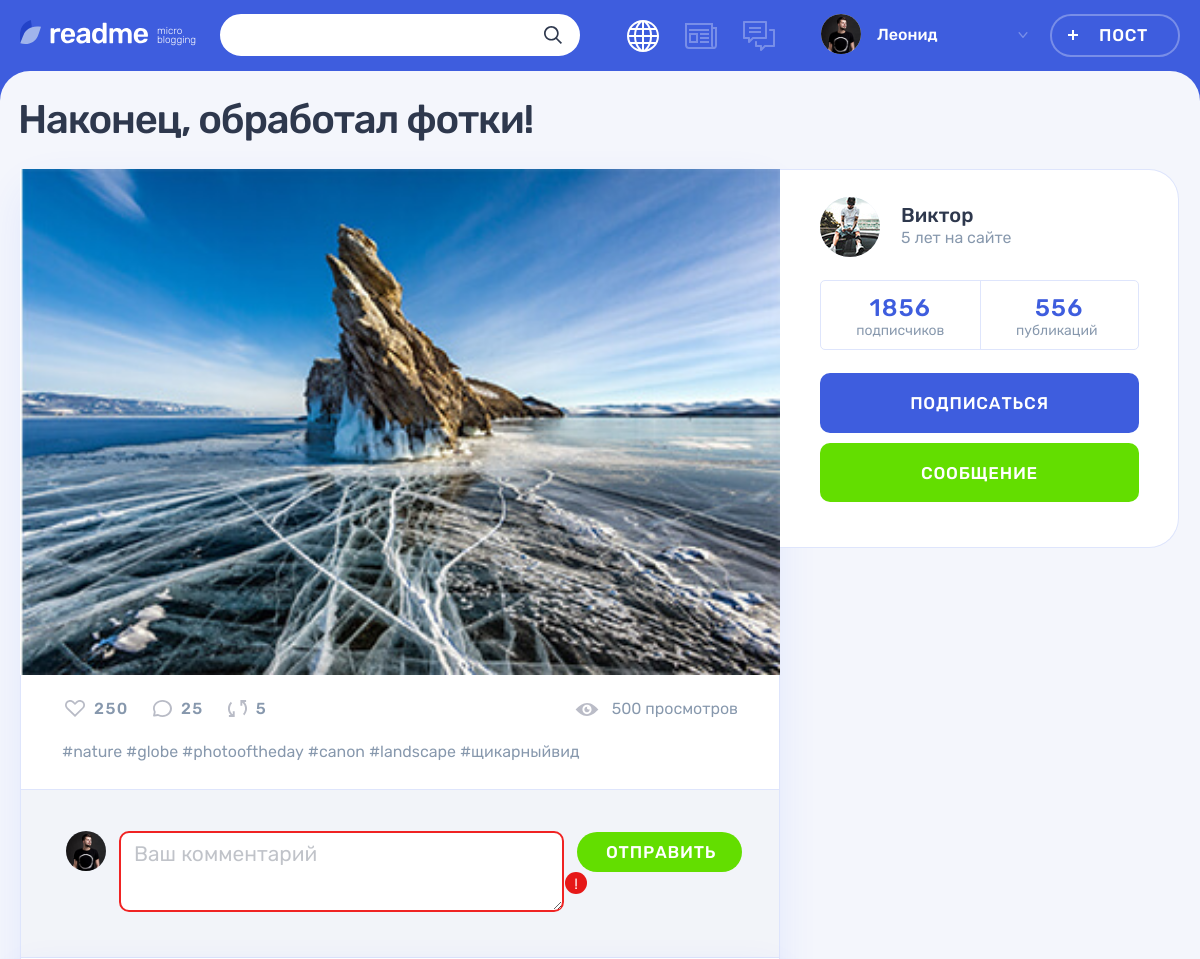
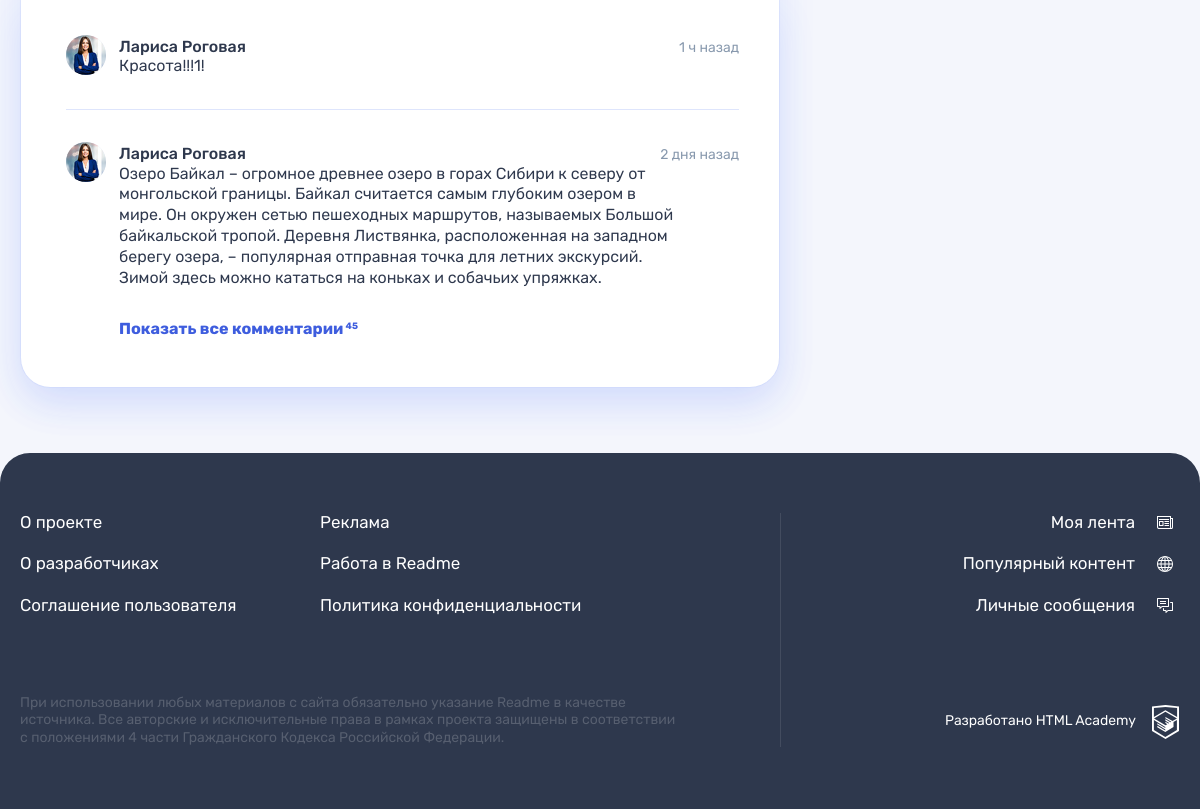
Page /post.php?post_id=3 on the committed database (2 pictures, top to bottom).
### tables this page shows
CREATE TABLE post (
    id INT AUTO_INCREMENT PRIMARY KEY,
    create_date datetime NOT NULL DEFAULT CURRENT_TIMESTAMP,
    heading char(64) NOT NULL,
    content text DEFAULT NULL,
    author_quote char(64) DEFAULT NULL,
    image char(255) DEFAULT NULL,
    video char(255) DEFAULT NULL,
    link char(255) DEFAULT NULL,
    number_views int(11) DEFAULT NULL,
    users_id int(11) NOT NULL,
    hash_id int(11) NOT NULL,
    type_content_id int(11) NOT NULL,
    FOREIGN KEY (users_id)  REFERENCES users (id),
    FOREIGN KEY (hash_id)  REFERENCES hash (id),
    FOREIGN KEY (type_content_id)  REFERENCES type_content (id)
);

CREATE TABLE users (
   id INT AUTO_INCREMENT PRIMARY KEY,
   registration_date TIMESTAMP DEFAULT CURRENT_TIMESTAMP,
   email VARCHAR(128) NOT NULL UNIQUE,
   name CHAR(255) NOT NULL,
   password CHAR(64) NOT NULL,
   avatar_path CHAR(255) NOT NULL
);

### helpers.php (called while the page is built, shortened)
<?php
function include_template($name, array $data = [])
{
    $name = 'templates/' . $name;
    extract($data);
    require $name;
    $result = ob_get_clean();
    return $result;
}

### post.php (the view, shortened to what this page needs)
<?php
require_once('helpers.php');
require_once('connection.php');
$is_auth = rand(0, 1);
$user_name = 'Леонид';
$title = 'Популярное';
$add_form = false;
$id = filter_input(INPUT_GET, 'post_id', FILTER_VALIDATE_INT);
$sql = 'SELECT p.id, p.heading, p.content, p.image, p.link, p.video, u.name, u.avatar_path, t.class_name
    FROM post p
    JOIN users u ON p.users_id = u.id
    JOIN type_content t ON p.type_content_id = t.id';
if ($id) {
    $sql .= ' WHERE p.id = ' . $id;
    $result = mysqli_query($con, $sql);
    $active_post = mysqli_fetch_array($result, MYSQLI_ASSOC);
}
$post_content = include_template("post-" . $active_post['class_name'] . ".php", ['content' => $active_post]);
$page_content = include_template('one-post.php',
    [
        'content' => $post_content,
        'post' => $active_post
    ]);
$layout_content = include_template('layout.php',
    [
        'content' => $page_content,
        'title' => $title,
        'user_name' => $user_name,
        'is_auth' => $is_auth,
        'add_form' => $add_form
    ]);
print($layout_content);

### templates/post-photo.php (shortened to what this page needs)
<div class="post-details__image-wrapper post-photo__image-wrapper">
    <img src="uploads/<?=$content['image'];?>" alt="Фото от пользователя" width="760" height="507">
</div>

### templates/one-post.php (shortened to what this page needs)
<!DOCTYPE html>
<main class="page__main page__main--publication">
    <div class="container">
        <h1 class="page__title page__title--publication"><?= $post['heading'] ?></h1>
        <section class="post-details">
            <div class="post-details__wrapper post-photo">
                <div class="post-details__main-block post post--details">
                    <?= $content ?>
                    <div class="post__indicators">
                        <div class="post__buttons">
                            <a class="post__indicator post__indicator--likes button" href="#" title="Лайк">
                                <svg class="post__indicator-icon" width="20" height="17">
                                    <use xlink:href="#icon-heart"></use>
                                </svg>
                                <span>250</span>
                            </a>
                            <a class="post__indicator post__indicator--comments button" href="#" title="Комментарии">
                                <svg class="post__indicator-icon" width="19" height="17">
                                    <use xlink:href="#icon-comment"></use>
                                </svg>
                                <span>25</span>
                            </a>
                            <a class="post__indicator post__indicator--repost button" href="#" title="Репост">
                                <svg class="post__indicator-icon" width="19" height="17">
                                    <use xlink:href="#icon-repost"></use>
                                </svg>
                                <span>5</span>
                            </a>
                        </div>
                        <span class="post__view">500 просмотров</span>
                    </div>
                    <ul class="post__tags">
                        <li><a href="#">#nature</a></li>
                        <li><a href="#">#globe</a></li>
                        <li><a href="#">#photooftheday</a></li>
                        <li><a href="#">#canon</a></li>
                        <li><a href="#">#landscape</a></li>
                        <li><a href="#">#щикарныйвид</a></li>
                    </ul>
                    <div class="comments">
                        <form class="comments__form form" action="#" method="post">
                            <div class="comments__my-avatar">
                                <img class="comments__picture" src="img/userpic-medium.jpg" alt="Аватар пользователя">
                            </div>
                            <div class="form__input-section form__input-section--error">
                                <textarea class="comments__textarea form__textarea form__input" placeholder="Ваш комментарий"></textarea>
                                <button class="form__error-button button" type="button">!</button>
                            </div>
                            <button class="comments__submit button button--green" type="submit">Отправить</button>
                        </form>
                        <div class="comments__list-wrapper">
                            <ul class="comments__list">
                                <li class="comments__item user">
                                    <div class="comments__avatar">
                                        <a class="user__avatar-link" href="#">
                                            <img class="comments__picture" src="img/userpic-larisa.jpg" alt="Аватар пользователя">
                                        </a>
                                    </div>
                                    <div class="comments__info">
                                        <div class="comments__name-wrapper">
                                            <a class="comments__user-name" href="#">
                                                <span>Лариса Роговая</span>
                                            </a>
                                            <time class="comments__time" datetime="2019-03-20">1 ч назад</time>
                                        </div>
                                        <p class="comments__text">
                                            Красота!!!1!
                                        </p>
                                    </div>
                                </li>
                                <li class="comments__item user">
                                    <div class="comments__avatar">
                                        <a class="user__avatar-link" href="#">
                                            <img class="comments__picture" src="img/userpic-larisa.jpg" alt="Аватар пользователя">
                                        </a>
                                    </div>
                                    <div class="comments__info">
                                        <div class="comments__name-wrapper">
                                            <a class="comments__user-name" href="#">
                                                <span>Лариса Роговая</span>
                                            </a>
                                            <time class="comments__time" datetime="2019-03-18">2 дня назад</time>
                                        </div>
                                        <p class="comments__text">
                                            Озеро Байкал – огромное древнее озеро в горах Сибири к северу от монгольской границы. Байкал считается самым глубоким озером в мире. Он окружен сетью пешеходных маршрутов, называемых Большой байкальской тропой. Деревня Листвянка, расположенная на западном берегу озера, – популярная отправная точка для летних экскурсий. Зимой здесь можно кататься на коньках и собачьих упряжках.
                                        </p>
                                    </div>
                                </li>
                            </ul>
                            <a class="comments__more-link" href="#">
                                <span>Показать все комментарии</span>
                                <sup class="comments__amount">45</sup>
                            </a>
                        </div>
                    </div>
                </div>
                <div class="post-details__user user">
                    <div class="post-details__user-info user__info">
                        <div class="post-details__avatar user__avatar">
                            <a class="post-details__avatar-link user__avatar-link" href="#">
                                <img class="post-details__picture user__picture" src="uploads/<?= $post['avatar_path'] ?>" alt="Аватар пользователя">
                            </a>
                        </div>
                        <div class="post-details__name-wrapper user__name-wrapper">
                            <a class="post-details__name user__name" href="#">
                                <span><?= $post['name'] ?></span>
                            </a>
                            <time class="post-details__time user__time" datetime="2014-03-20">5 лет на сайте</time>
                        </div>
                    </div>
                    <div class="post-details__rating user__rating">
                        <p class="post-details__rating-item user__rating-item user__rating-item--subscribers">
                            <span class="post-details__rating-amount user__rating-amount">1856</span>
                            <span class="post-details__rating-text user__rating-text">подписчиков</span>
                        </p>
                        <p class="post-details__rating-item user__rating-item user__rating-item--publications">
                            <span class="post-details__rating-amount user__rating-amount">556</span>
                            <span class="post-details__rating-text user__rating-text">публикаций</span>
                        </p>
                    </div>
                    <div class="post-details__user-buttons user__buttons">
                        <button class="user__button user__button--subscription button button--main" type="button">Подписаться</button>
                        <a class="user__button user__button--writing button button--green" href="#">Сообщение</a>
                    </div>
                </div>
            </div>
        </section>
    </div>
</main>

### rows in the picture
post: heading "Наконец, обработал фотки!", image (picture), users.avatar_path (picture), users.name "Виктор"

### other values in the picture
$user_name "Леонид"
